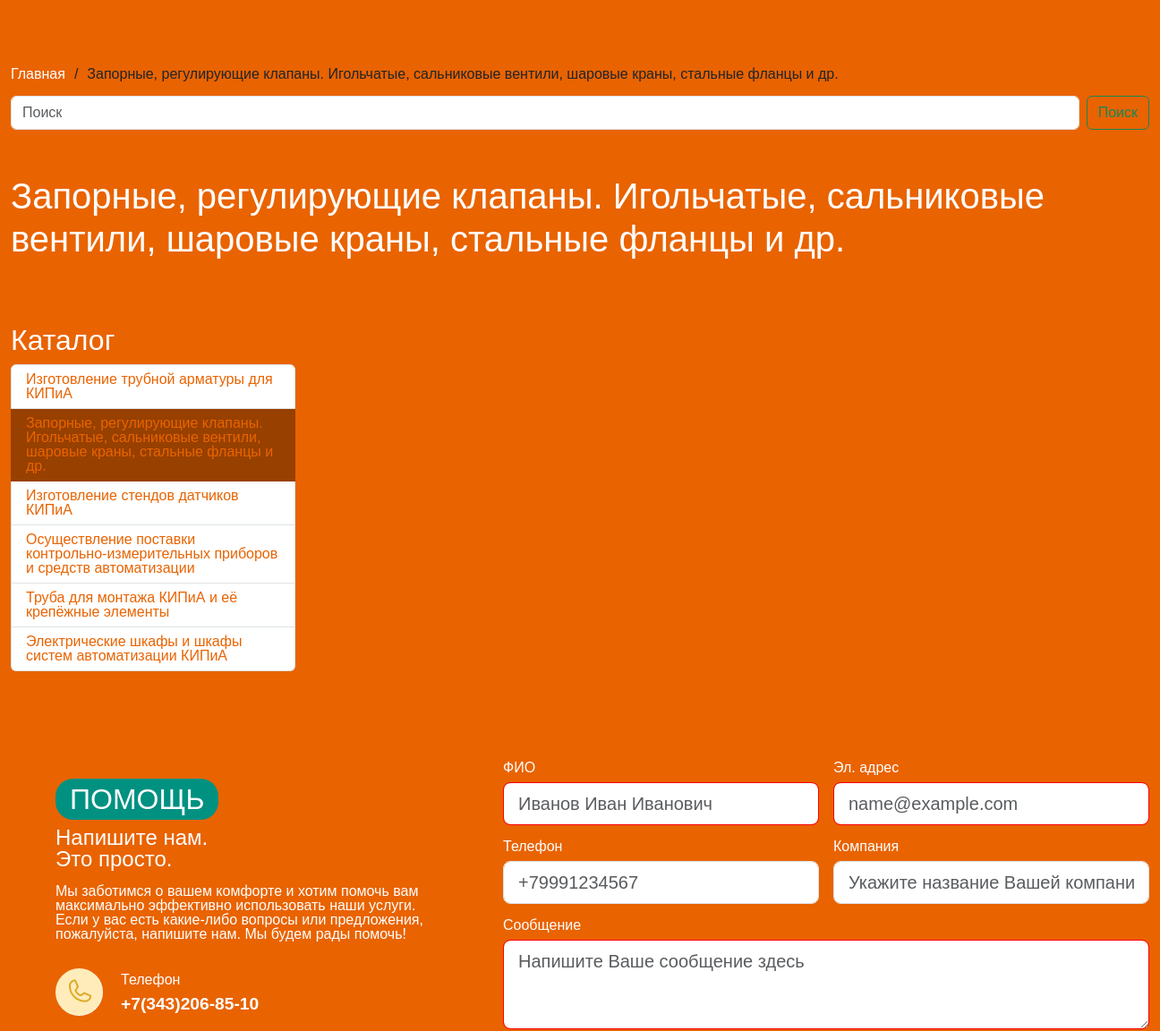
Page /catalog/zapornye-reguliruyushie-klapany/ (middle part) on the earlier database version.
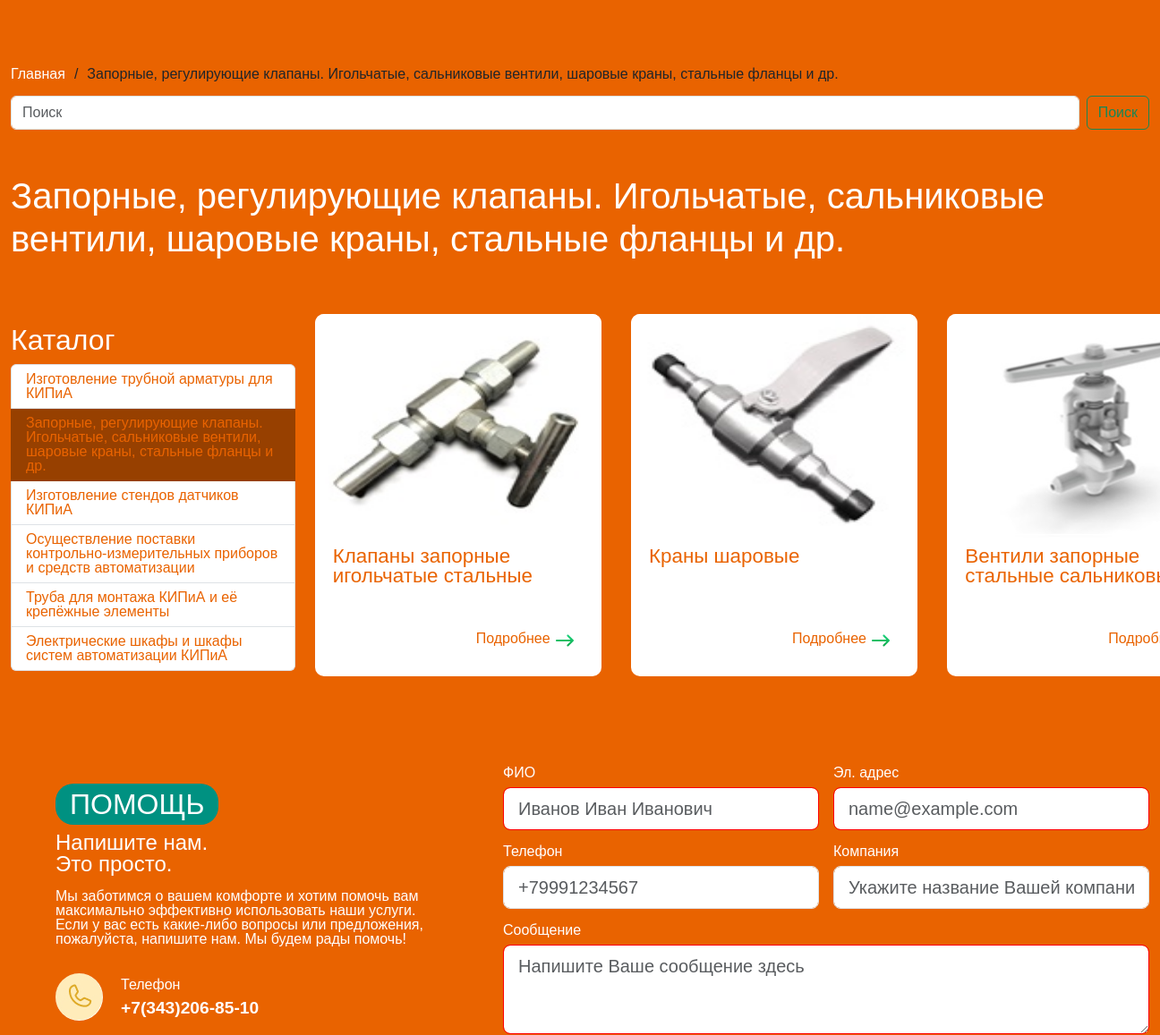
Same page on the later database version.
### mainapp/models.py (models this page shows, shortened)
class Category(models.Model):
    name = models.CharField(max_length=255, unique=True)
    url_img = models.TextField(blank=True)
    slug = models.SlugField(max_length=128, unique=True)
    class Meta:
        verbose_name = "Категория"
        verbose_name_plural = "Категории"
    def get_absolute_url(self):
        return reverse("mainapp:catalog", args=[self.slug])

class Group(models.Model):
    name = models.CharField(max_length=255, unique=True)
    category = models.ForeignKey(Category, on_delete=models.CASCADE, related_name="category")
    url_img = models.TextField(blank=True)
    text = RichTextField(blank=True)
    slug = models.SlugField(max_length=128, unique=True)
    class Meta:
        verbose_name = "Группа"
        verbose_name_plural = "Группы"
    def get_absolute_url(self):
        return reverse("mainapp:group", args=[self.slug])

### mainapp/views.py (the view)
# urls.py: path("catalog/<slug:slug>/", views.CatalogPageView.as_view(), name="catalog"),
class CatalogPageView(TemplateView):
    template_name = "mainapp/catalog.html"
    def get_context_data(self, slug=None, **kwargs):
        context = super().get_context_data(**kwargs)
        context["menu_name"] = "catalog"
        context["categories"] = Category.objects.all()
        context["category"] = get_object_or_404(Category, slug=slug)
        pk = context["category"].id
        context["groups_category"] = Group.objects.all().filter(category=pk)
        return context

### mainapp/templates/mainapp/catalog.html (shortened to what this page needs)
{% extends 'mainapp/base.html' %}
{% load static %}
{% block content %}
    <div class="container">
        <div class="crumb mb-3">
            <a href="{% url 'mainapp:index' %}">Главная</a><span class="razdel">/</span><b>{{ category.name }}</b>
        </div>
        <form class="d-flex" role="search" method="GET" action="#">
          <input class="form-control me-2" name="q" type="search" placeholder="Поиск" aria-label="Поиск">
          <button class="btn btn-outline-success" type="submit" href="">Поиск</button>
        </form>
    </div>
    {% if categories %}
    <div class="container">
        <h1 class="title_page">{{ category.name }}</h1>
    </div>
    <div class="container catalog_block" style="margin-top: 50px">
        <div class="col-md-3 l_c" style="background: #E96300;color: white;">
            <h2 style="margin-top: 20px;" id="catalog-product"> Каталог</h2>
            <ul class="list-group">
                {% for cat in categories %}
                <li class="list-group-item {% if cat.slug == category.slug %}activ{% endif %}">
                    <a href="{{ cat.get_absolute_url }}">
                    {{ cat.name }}</a> </li>
                {% endfor %}
            </ul>
        </div>
        <div class="col-md-10 col-sm-12 d-flex flex-wrap justify-content-around">
            {% for group in groups_category %}
            <div class="product_card">
                <div class="">
                    <img class="product_card_img" src="{{ group.url_img }}">
                </div>
                <div class="product_card_text">
                    <div class="pc_title">{{ group.name }}</div>
                    <div class="d-flex">
                        <div class="d-flex flex-row" style="margin-left: 160px;">
                            <a class="pc_link" href="{{ group.get_absolute_url }}" style="text-decoration: none;">Подробнее</a>
                            <img src="{% static 'img/right-arrow.svg' %}" width="32px" height="20px">
                        </div>
                    </div>
                </div>
            </div>
            {% endfor %}
        </div>
    </div>
     {% else %}
        <h1 class="title_page">Информации пока нет</h1>
     {% endif %}
    {% block help %}
    {% include 'includes/inc_help.html' %}
    {% endblock %}
    {% endblock %}

### mainapp/templates/mainapp/base.html (shortened to what this page needs)
{% load static %}
<!doctype html>
<html lang="ru">
    <head>
        <link href="{% static 'css/bootstrap.min.css' %}" rel="stylesheet">
        <link href="{% static 'css/style.css' %}" rel="stylesheet">
    </head>
    <body>
        {% block menu %}
        {% include 'includes/inc_menu.html' %}
        {% endblock %}
        {% block content %}
        {% endblock %}
    </body>
</html>

### mainapp/templates/includes/inc_menu.html (shortened to what this page needs)
{% load static %}
<div class="baner mar-bot">
</div>

### mainapp/templates/includes/inc_help.html (shortened to what this page needs)
{% load static %}
 <div class="container" style="margin-top: 100px;">
    <div class="help_block">
        <div class="" style="max-width: 420px;margin-top: 20px;">
            <div class="blok_help_item">
                <div class="d-flex justify-content-start">
                    <h2 class="elem">ПОМОЩЬ</h2>
                </div>
            </div>
            <div class="blok_help_item">
                <p class="title_text">Напишите нам.<br> Это просто.</p>
            </div>
            <div class="blok_help_item">
                <p class="text_w">Мы заботимся о вашем комфорте и хотим помочь вам
                    максимально эффективно использовать наши услуги.
                    Если у вас есть какие-либо вопросы или предложения,
                    пожалуйста, напишите нам. Мы будем рады помочь!</p>
            </div>
            <div class="blok_help_item d-flex flex-row" style="margin-top: 30px;">
                <div class="call_item">
                    <img class="" src="{% static 'img/call.jpg' %}" alt="img_call" style="border-radius: 35px;">
                </div>
                <div class="call_item d-flex flex-column justify-content-around" style="margin-left: 20px;">
                    <div class="text_w">Телефон</div>
                    <div class="text_w text_w2">+7(343)206-85-10</div>
                </div>
            </div>
        </div>
        <div class="blok_form">
            <form class="row g-3 form" name="contactForm" onsubmit="return validateForm()"
                method="post" action="{% url 'mainapp:success' %}">
                <div class="col-md-6 text_w">
                    <label for="inputName" class="form-label">ФИО</label>
                    <input type="text" name="name" class="form-control form-control-lg" id="inputName"
                    placeholder="Иванов Иван Иванович" required>
                  </div>
                <div class="col-md-6 text_w">
                  <label for="inputEmail4" class="form-label">Эл. адрес</label>
                  <input type="email" name="email" class="form-control form-control-lg" id="inputEmail4"
                  placeholder="name@example.com" required>
                </div>
                <div class="col-md-6 text_w">
                  <label for="inputPhone" class="form-label">Телефон</label>
                  <input type="phone" name="phone" class="form-control form-control-lg"
                  maxlength="12" id="inputPhone" placeholder="+79991234567">
                </div>
                <div class="col-md-6 text_w">
                  <label for="inputCompany" class="form-label">Компания</label>
                  <input type="text" name="company" class="form-control form-control-lg" id="inputCompany"
                  placeholder="Укажите название Вашей компании">
                </div>
                <div class="col-12 text_w">
                    <label for="inputMessage" class="form-label">Сообщение</label>
                    <textarea class="form-control form-control-lg" placeholder="Напишите Ваше сообщение здесь"
                    id="inputMessage" name="message" style="height: 100px" required></textarea>
                </div>
              </form>
        </div>
    </div>
</div>

### mainapp/templates/includes/inc_footer.html (shortened to what this page needs)
{% load static %}

### static/css/style.css (style rules this page uses)
* { margin: 0; padding: 0; }
body { width: 100%; font-family: 'Onest', sans-serif; font-size: 16px; font-weight: 300; line-height: 1; background: #E96300; }
:root { --ui-font-family-open-sans: 'Open Sans', 'Helvetica Neue', Helvetica, Arial, sans-serif; }
.container { max-width: 1320px; margin: 0 auto; }
.mar-bot { padding-bottom: calc(50px + 30vw); }
.elem { padding: 4px 16px; border-radius: 20px; background: #009181; color: white; width: auto; }
.title_text { color: white; font-size: 1.5rem; }
.text_w { color: white; }
.text_w2 { font-size: 1.2em; font-weight: 600; }
.product_card { width: 320px; height: 405px; background: white; border-radius: 10px; margin: 10px 0 0 10px; }
.product_card_img { border-radius: 10px; width: 320px; height: 250px; }
.product_card_text { display: flex; flex-direction: column; justify-content: space-between; margin: 10px 0 0 20px; height: 115px; }
.pc_title { color: #E96300; font-size: 1.4rem; }
.pc_link { color: #E96300; }
.crumb a { text-decoration: none; color: #FFFFFF; }
.crumb span { margin: 0 10px; }
.catalog_block { display: flex; }
.title_page { color: #ffffff; margin-top: 50px; }
.l_c > ul li a { text-decoration: none; color: #E96300; }
.activ { background-color: #974000; color: white; border-color: #974000; }
.help_block { display: flex; flex-direction: row; margin-left: 50px; }
.blok_form { margin-left: 80px; }
:root { --marquee-width: 80vw; --marquee-height: 20vh; --marquee-elements-displayed: 5; --marquee-element-width: calc(var(--marquee-width) / var(--marquee-elements-displayed)); --marquee-animation-duration: calc(var(--marquee-elements) * 3s); }
:invalid { border-color: red; }

Differences in the rows shown:
added Group: url_img (picture), name "Клапаны запорные игольчатые стальные"
added Group: url_img (picture), name "Краны шаровые"
added Group: url_img (picture), name "Вентили запорные стальные…"
